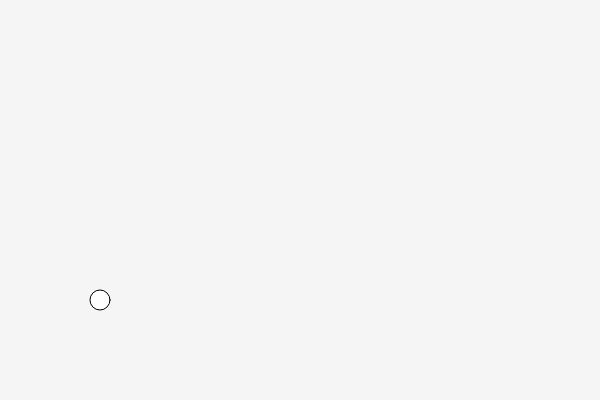
Frame 1 (no input)
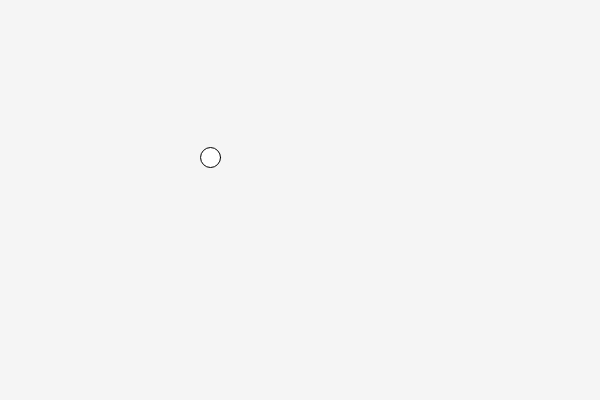
Frame 60 (no input)
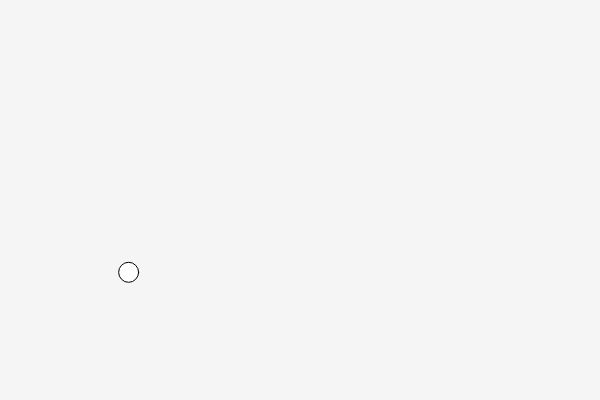
Frame 120 (the mouse pressed at the canvas centre since frame 60)

The p5.js sketch that drew these frames (run headless with seeded random() and noise() and a simulated clock; from frame 60 on, the mouse is pressed at the canvas centre):

// p5.js sketch
// ── sketch.js
let pts = [];
function setup(){
 createCanvas(600,400);
 pts = [
 createVector(50,200),
 createVector(150,100),
 createVector(300,300),
 createVector(450,150),
 createVector(550,250)
 ];
}
let t = 0;
function draw(){
    background(245);
 let x = curvePoint(50,100,300,500,t);
 let y = curvePoint(200,300,80,260,t);
 circle(x,y,20);
 t += 0.01;
 if(t>1) t=0;
}
